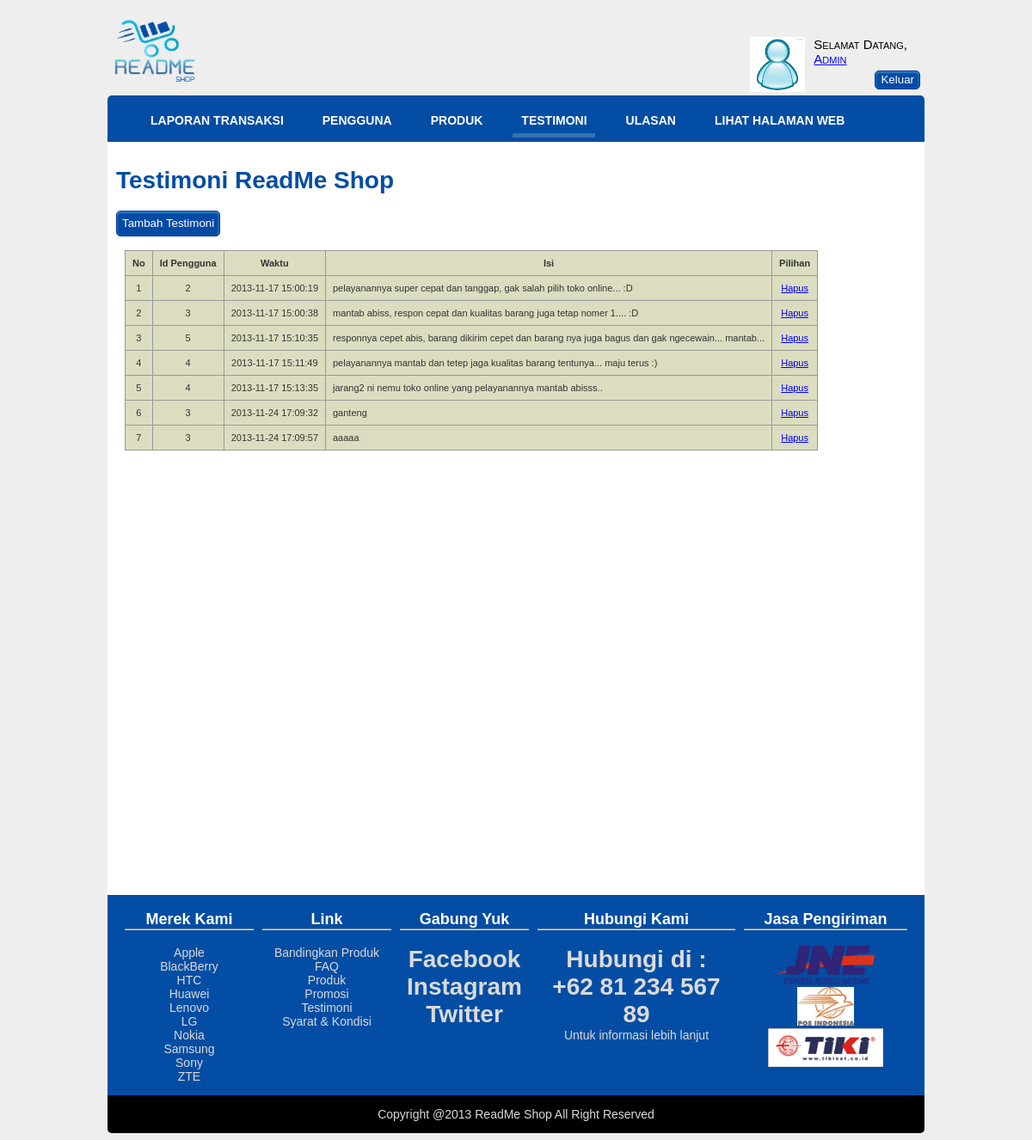
Page /edittestimoniadmin.php (signed in) on the committed database.
### tables this page shows
CREATE TABLE IF NOT EXISTS `pengguna` (
  `id` int(11) NOT NULL AUTO_INCREMENT,
  `nama_pengguna` varchar(50) NOT NULL,
  `email` varchar(100) NOT NULL,
  `password` varchar(100) NOT NULL,
  `alamat` varchar(100) NOT NULL,
  `kota` varchar(50) NOT NULL,
  `telepon` varchar(25) NOT NULL,
  `gambar` varchar(200) NOT NULL,
  PRIMARY KEY (`id`)
);

CREATE TABLE IF NOT EXISTS `testimoni` (
  `id` int(11) NOT NULL AUTO_INCREMENT,
  `id_pengguna` int(11) NOT NULL,
  `waktu` timestamp NOT NULL DEFAULT CURRENT_TIMESTAMP,
  `isi` varchar(1000) NOT NULL,
  PRIMARY KEY (`id`)
);

### PasswordHash.php (called while the page is built, shortened)
<?php
class PasswordHash {
	function crypt_private($password, $setting)
	{
		$output = '*0';
		$id = substr($setting, 0, 3);
		if ($id != '$P$' && $id != '$H$')
			return $output;
		$output = substr($setting, 0, 12);
		$output .= $this->encode64($hash, 16);
		return $output;
	}
	function CheckPassword($password, $stored_hash)
	{
		$hash = $this->crypt_private($password, $stored_hash);
		if ($hash[0] == '*')
			$hash = crypt($password, $stored_hash);
		return $hash == $stored_hash;
	}
}
?>

### edittestimoniadmin.php (the view, shortened to what this page needs)
<!DOCTYPE html>
<html lang="en">
<head>
    <link rel="stylesheet" href="css/960_24_col.css" />
    <link rel="stylesheet" href="css/style.css" />
    <link rel="stylesheet" href="css/admin.css" />
</head>
<body>
    <div id="header">
        <div class="container_24">
            <div class="grid_4">
                <img src="images/readmeshoplogo.png" height="100" width="110"/>
            </div>
            <?php
                include("login.php");
            ?>
            <div class="grid_24" id="header_nav">
                <ul class="lavaLamp">
		    <li><a href="laporantransaksiadmin.php">Laporan Transaksi</a> </li>
		    <li><a href="penggunaadmin.php">Pengguna</a> </li>
                    <li><a href="editprodukadmin.php">Produk</a> </li>
                    <li class="current"><a href="edittestimoniadmin.php">Testimoni</a></li>
                    <li><a href="editulasanadmin.php">Ulasan</a></li>
		    <li><a href="index.php">Lihat Halaman Web</a></li>
                </ul>
        </div>
    </div>
    <div id="content">
        <div class="container_24">
            <div id="contentarea" class="grid_24">
                <h1>Testimoni ReadMe Shop</h1>
                <input type="submit" class="buttonadmin" value="Tambah Testimoni"/><br><br>
		<div id="table">
		<table class="center">
                    <tr id="thead">
			<td>No</td>
                        <td>Id Pengguna</td>
                        <td>Waktu</td>
                        <td>Isi</td>
                        <td>Pilihan</td>
		    </tr>
		    <?php
                        require("koneksi.php");
                        $sql = "Select * from testimoni";
                        $result = mysqli_query($koneksi,$sql);
                        $counter=0;
			while($data = mysqli_fetch_assoc($result))
                        {
                            echo "<tr>";
                            echo "<td>".++$counter."</td>";
                            echo "<td>".$data['id_pengguna']."</td>";
                            echo "<td>".$data['waktu']."</td>";
                            echo "<td class='justify'>".$data['isi']."</td>";
                            echo "<td><a href=hapusdata.php?id=".$data['id']." onClick=\"return confirm('Yakin Mau dihapus datanya ?')\">Hapus</a></td>";
                            echo "</tr>";
                        }
		    ?>
		</table>
		</div>
            </div>
        </div>
    </div>
    <?php
        require("footer.php");
    ?>
</body>
</html>

### login.php (shortened to what this page needs)
<?php
    require("koneksi.php");
    require_once("PasswordHash.php");
    if(!empty($_SESSION['user'])) {
        echo "<div id='login' class='grid_20'>";
        echo "<form id='formlogin' class='right' action='logout.php' method='post'>";
        $id = $_SESSION['user'];
        $sql = "SELECT gambar FROM pengguna WHERE id='".$id."'";
        $result = mysqli_query($koneksi,$sql);
        $data = mysqli_fetch_assoc($result);
        echo "<img class='ava left' src='".$data['gambar']."' width: '64px' height='64px'>";
        $sql = "SELECT password,nama_pengguna FROM pengguna WHERE id ='".$_SESSION['user']."'";
        $result = mysqli_query($koneksi,$sql);
        $data = mysqli_fetch_assoc($result);
        $t_hasher = new PasswordHash(8, FALSE);
        $check=0;
        if($_SESSION['user']==1){
        $check = $t_hasher->CheckPassword($_SESSION['password'],$data['password']);
        }
        if($check==1){
            echo "<span id='penyapa'>Selamat datang,<br><a href='laporantransaksiadmin.php'>".$data['nama_pengguna']."</a></span></br>";
        }else{
        echo "<span id='penyapa'>Selamat Datang, <br/><a href='profil.php'>".$data['nama_pengguna']."</a></span></br>";
        }
        echo "<input class='right logout' id='buttonlogin' type='submit' value='Keluar'>";
        echo "</form></div>";
    }
?>

### css/960_24_col.css (style rules this page uses)
body { min-width: 960px; }
.container_24 { margin-left: auto; margin-right: auto; width: 960px; }
.grid_1, .grid_2, .grid_3, .grid_4, .grid_5, .grid_6, .grid_7, .grid_8, .grid_9, .grid_10, .grid_11, .grid_12, .grid_13, .grid_14, .grid_15, .grid_16, .grid_17, .grid_18, .grid_19, .grid_20, .grid_21, .grid_22, .grid_23, .grid_24 { display: inline; float: left; margin-left: 5px; margin-right: 5px; }
.container_24 .grid_4 { width: 150px; }
.container_24 .grid_20 { width: 790px; }
.container_24 .grid_24 { width: 950px; }
.clearfix:before, .clearfix:after, .container_24:before, .container_24:after { content: '.'; display: block; overflow: hidden; visibility: hidden; font-size: 0; line-height: 0; width: 0; height: 0; }
.clearfix:after, .container_24:after { clear: both; }
.clearfix, .container_24 { zoom: 1; }

### css/style.css (style rules this page uses)
body { font-family: "Calibri",Arial,Helvetica,sans-serif; font-size: 14px; background-color: rgb(238,238,238); }
ul { list-style-type: none; padding-left: 0px; }
.center { text-align: center; }
.justify { text-align: justify; }
.right { float: right; }
.left { float: left; }
#login { height: 50px; padding-top: 35px; }
#formlogin { padding-right: 5px; }
#buttonlogin, #buttontestimoni, #buttonbandingkan, #buttonbeli, #buttonreview, #buttondaftar, #buttonsimpan,.buttonadmin,.buttonTambahOk { background: rgb(3,74,164); box-shadow: 0px 1px 3px 0px rgba(92, 195, 244, 0.8) inset; color: #fff; height: 22px; border: 1px solid rgb(5, 52, 150); border-radius: 5px; padding-bottom: 2px; cursor: pointer; }
.buttonadmin { height: 30px; }
a { color: blue; }
#header_nav { background-color: rgb(3,77,164); padding-bottom: 10px; }
#header_nav { border-top-left-radius: 5px; border-top-right-radius: 5px; }
#header_nav ul li { margin-right: 10px; }
#penyapa { font-variant: small-caps; font-size: 15px; float: left; margin-right: 15px; }
.ava { margin-right: 10px; }
.logout { margin-top: 5px; }
.lavaLamp { list-style: none outside none; padding-left:40px; }
.lavaLamp li { float: left; list-style: none; }
.lavaLamp li a { position: relative; overflow: hidden; text-decoration: none; text-transform: uppercase; font: bold 14px arial; color: #fff; outline: none; text-align: center; height: 30px; top: 7px; z-index: 10; letter-spacing: 0; float: left; display: block; margin: auto 10px; }

### css/admin.css (style rules this page uses)
#contentarea { background-color: white; width : 930px; padding: 10px; padding-bottom : 50px; }
#contentarea h1 { color: rgb(3,77,164); }
#table { padding-left: 10px; padding-right: 10px; height: 700px; overflow-y :scroll; overflow-x : hidden; }
#header_nav ul li { margin-right: 25px; }
table { font-family: verdana,arial,sans-serif; font-size:11px; color:#333333; border-width: 1px; border-color: #999999; border-collapse: collapse; }
table td { background:#dcddc0; border-width: 1px; padding: 8px; border-style: solid; border-color: #999999; }
#thead { font-weight: bold; }

### rows in the picture
pengguna: gambar (placeholder picture), nama_pengguna "Admin"
testimoni: id_pengguna "2", waktu "2013-11-17 15:00:19", isi "pelayanannya super cepat dan tanggap, gak salah pilih toko online... :D"
testimoni: id_pengguna "3", waktu "2013-11-17 15:00:38", isi "mantab abiss, respon cepat dan kualitas barang juga tetap nomer 1.... :D"
testimoni: id_pengguna "5", waktu "2013-11-17 15:10:35", isi "responnya cepet abis, barang dikirim cepet dan barang nya juga bagus dan gak ngecewain... mantab..."
testimoni: id_pengguna "4", waktu "2013-11-17 15:11:49", isi "pelayanannya mantab dan tetep jaga kualitas barang tentunya... maju terus :)"
testimoni: id_pengguna "4", waktu "2013-11-17 15:13:35", isi "jarang2 ni nemu toko online yang pelayanannya mantab abisss.."
testimoni: id_pengguna "3", waktu "2013-11-24 17:09:32", isi "ganteng"
testimoni: id_pengguna "3", waktu "2013-11-24 17:09:57", isi "aaaaa"
